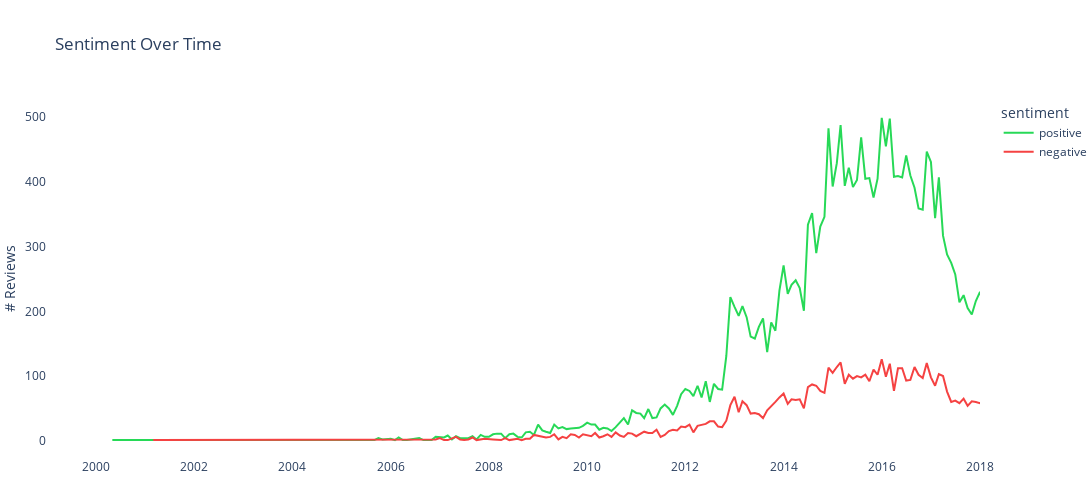

The code cell stored with this chart in its notebook:
### Markdown cell above
### Sentiment Over Time

### Code cell
period = "M"
reviews_df[period] = reviews_df["timestamp"].dt.to_period(period)
reviews_df[period] = reviews_df[period].dt.to_timestamp()

sentiments_count = reviews_df.groupby(period)["sentiment"].value_counts()
sentiments_df = (
    pd.DataFrame(sentiments_count).rename(columns={"sentiment": "count"}).reset_index()
)

fig = px.line(
    sentiments_df,
    x=period,
    y="count",
    color="sentiment",
    color_discrete_sequence=["#27d957", "#f54242"],
    title="Sentiment Over Time",
    width=2000,
    height=500,
)
fig.update_xaxes(
    showgrid=False,
    title_text="",
    range=list(map(lambda x: datetime.datetime(x, 1, 1), [1999, 2018])),
)
fig.update_yaxes(showgrid=False, title_text="# Reviews")
fig.update_layout(margin=dict(l=0, r=0, b=0))

fig.update_layout(
    {
        "plot_bgcolor": "rgba(0, 0, 0, 0)",
        "paper_bgcolor": "rgba(0, 0, 0, 0)",
    }
)

# cambiare colori editor per salvare il grafico
fig.write_image("../output/sentiment_over_time.png")
fig

### Figure 1 — Plotly figure (JSON) as saved in the notebook; plotly's stock layout.template omitted (floating-point values rounded to 4 significant figures; data arrays with more than 128 entries replaced by an {"elided": "..."} marker saying what was removed)
{"data": [{"hovertemplate": "sentiment=positive<br>M=%{x}<br>count=%{y}<extra></extra>", "legendgroup": "positive", "line": {"color": "#27d957", "dash": "solid"}, "marker": {"symbol": "circle"}, "mode": "lines", "name": "positive", "orientation": "v", "showlegend": true, "x": {"elided": "173 str values"}, "xaxis": "x", "y": {"elided": "173 int values"}, "yaxis": "y", "type": "scatter"}, {"hovertemplate": "sentiment=negative<br>M=%{x}<br>count=%{y}<extra></extra>", "legendgroup": "negative", "line": {"color": "#f54242", "dash": "solid"}, "marker": {"symbol": "circle"}, "mode": "lines", "name": "negative", "orientation": "v", "showlegend": true, "x": {"elided": "167 str values"}, "xaxis": "x", "y": {"elided": "167 int values"}, "yaxis": "y", "type": "scatter"}], "layout": {"xaxis": {"anchor": "y", "domain": [0.0, 1.0], "title": {"text": ""}, "showgrid": false, "range": ["1999-01-01T00:00:00", "2018-01-01T00:00:00"]}, "yaxis": {"anchor": "x", "domain": [0.0, 1.0], "title": {"text": "# Reviews"}, "showgrid": false}, "legend": {"title": {"text": "sentiment"}, "tracegroupgap": 0}, "title": {"text": "Sentiment Over Time"}, "height": 500, "width": 2000, "margin": {"l": 0, "r": 0, "b": 0}, "plot_bgcolor": "rgba(0, 0, 0, 0)", "paper_bgcolor": "rgba(0, 0, 0, 0)"}}
